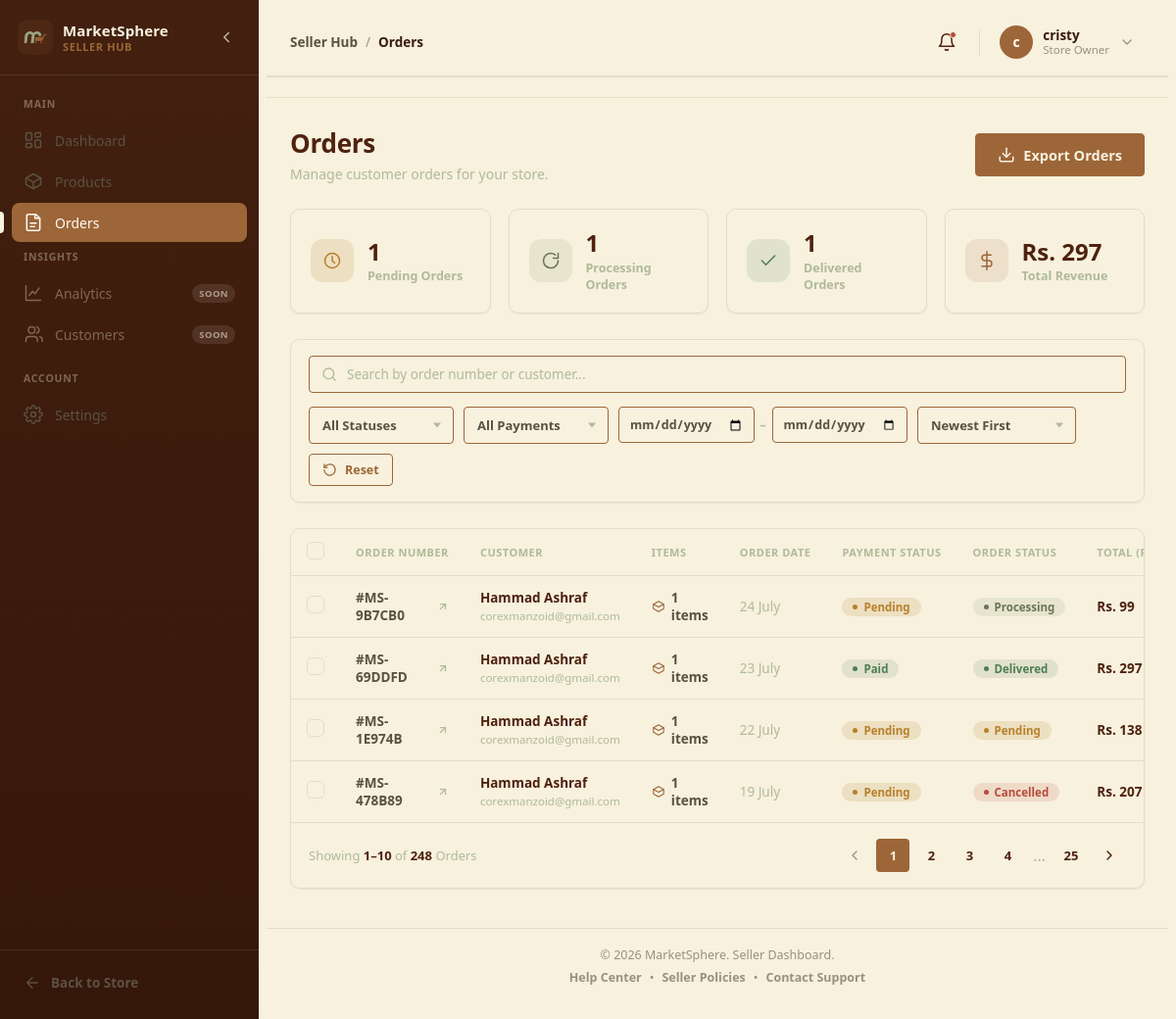
Page /seller/orders/ (signed in) on the earlier database version.
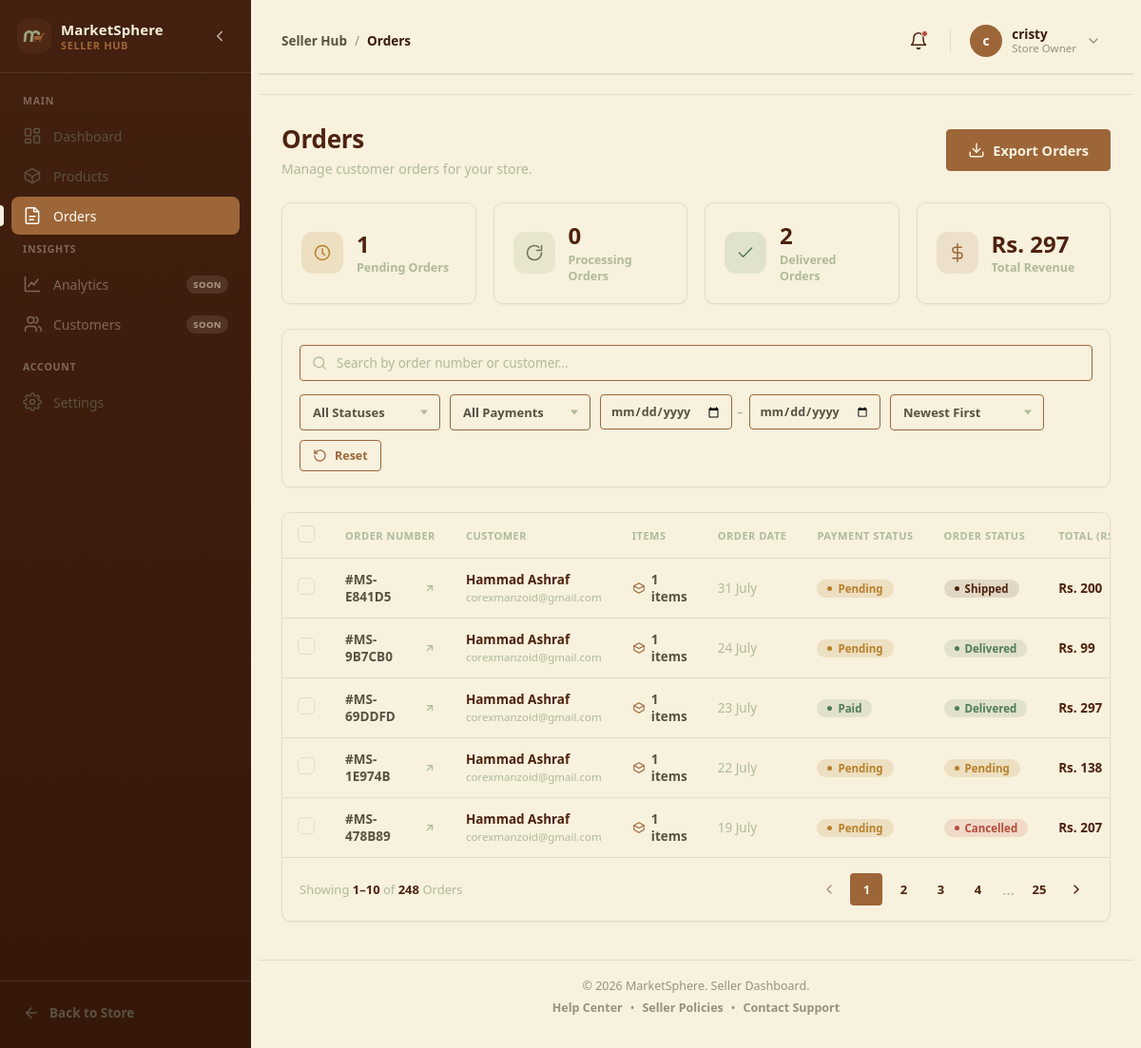
Same page on the later database version.
### orders/models.py (models this page shows, shortened)
class SellerOrder(models.Model):
    class Status(models.TextChoices):
        PENDING = "pending", "Pending"
        CONFIRMED = "confirmed", "Confirmed"
        PROCESSING = "processing", "Processing"
        SHIPPED = "shipped", "Shipped"
        DELIVERED = "delivered", "Delivered"
        CANCELLED = "cancelled", "Cancelled"
    order = models.ForeignKey(
        Order, on_delete=models.CASCADE, related_name="seller_orders"
    )
    seller = models.ForeignKey(
        "accounts.Seller", on_delete=models.CASCADE, related_name="orders"
    )
    status = models.CharField(
        max_length=20, choices=Status.choices, default=Status.PENDING
    )
    subtotal = models.DecimalField(max_digits=10, decimal_places=2, default=0)
    shipping_cost = models.DecimalField(max_digits=10, decimal_places=2, default=0)
    discount = models.DecimalField(max_digits=10, decimal_places=2, default=0)
    tax = models.DecimalField(max_digits=10, decimal_places=2, default=0)
    total = models.DecimalField(max_digits=10, decimal_places=2, default=0)
    tracking_number = models.CharField(max_length=100, blank=True)
    courier = models.CharField(max_length=100, blank=True)
    shipped_at = models.DateTimeField(blank=True, null=True)
    delivered_at = models.DateTimeField(blank=True, null=True)
    estimated_delivery = models.DateField(null=True, blank=True)
    shipping_notes = models.TextField(blank=True)
    created_at = models.DateTimeField(auto_now_add=True)
    updated_at = models.DateTimeField(auto_now=True)
    class Meta:
        unique_together = ("order", "seller")

class Order(models.Model):
    class PaymentStatus(models.TextChoices):
        UNPAID = "unpaid", "Unpaid"
        PAID = "paid", "Paid"
        REFUNDED = "refunded", "Refunded"
    user = models.ForeignKey(
        settings.AUTH_USER_MODEL, on_delete=models.CASCADE, related_name="orders"
    )
    order_number = models.CharField(max_length=64, unique=True)
    payment_status = models.CharField(
        max_length=20, choices=PaymentStatus.choices, default=PaymentStatus.UNPAID
    )
    subtotal = models.DecimalField(max_digits=10, decimal_places=2, default=0)
    shipping_cost = models.DecimalField(max_digits=10, decimal_places=2, default=0)
    discount = models.DecimalField(max_digits=10, decimal_places=2, default=0)
    tax = models.DecimalField(max_digits=10, decimal_places=2, default=0)
    total = models.DecimalField(max_digits=10, decimal_places=2, default=0)
    shipping_name = models.CharField(max_length=255)
    shipping_phone = models.CharField(max_length=32, blank=True, null=True)
    shipping_address = models.CharField(max_length=512)
    shipping_city = models.CharField(max_length=255)
    shipping_postal_code = models.CharField(max_length=20, blank=True, null=True)
    notes = models.TextField(blank=True, null=True)
    created_at = models.DateTimeField(auto_now_add=True)
    updated_at = models.DateTimeField(auto_now=True)
    @property
    def overall_status(self):
        statuses = list(self.seller_orders.values_list("status", flat=True))
        if not statuses:
            return None
        unique = set(statuses)
        if len(unique) == 1:
            return statuses[0]

### accounts/models.py (models this page shows)
class User(AbstractUser):
    class AccountStatus(models.TextChoices):
        UNVERIFIED = "UNVERIFIED", "Unverified"
        VERIFIED = "VERIFIED", "Verified"
        SUSPENDED = "SUSPENDED", "Suspended"
        DEACTIVATED = "DEACTIVATED", "Deactivated"
        BLOCKED = "BLOCKED", "Blocked"
    contact = models.CharField(max_length=20, blank=True)
    profile_image_url = models.URLField(blank=True, null=True, max_length=500)
    account_status = models.CharField(
        max_length=20,
        choices=AccountStatus.choices,
        default=AccountStatus.UNVERIFIED,
    )

### seller_dashboard/views.py (the view)
# urls.py: path("", views.orders, name="orders"),
def orders(request):
    return render(request, "orders/list.html")

### accounts/context_processors.py (called while the page is built)
def seller_context(request):
    if request.user.is_authenticated:
        seller = getattr(request.user, "seller_profile", None)
    else:
        seller = None
    return {
        "seller": seller,
    }

### admin_panel/context_processors.py (called while the page is built)
def _calculate_change(current, previous, is_decimal=False):
    if previous > 0:
        return ((current - previous) / previous) * 100
    if is_decimal:
        return Decimal("100.00") if current > 0 else Decimal("0.00")
    return 100 if current > 0 else 0

### orders/services.py (called while the page is built)
def get_seller_orders(seller):
    return (
        SellerOrder.objects.filter(seller=seller)
        .select_related(
            "order",
            "order__user",
        )
        .prefetch_related(
            "items",
            "items__product",
        )
        .order_by("-created_at")
    )

### products/context_processors.py (called while the page is built)
def categories(request):
    user = request.user
    return {
        "categories": get_all_categories(),
        "brands": get_all_brands(),
        "wishlist_count": wishlist_count(user) if user.is_authenticated else 0,
        "cart_count": cart_count(user) if user.is_authenticated else 0,
    }

### products/services.py (called while the page is built)
def get_all_brands():
    brands = Brand.objects.filter(is_active=True)
    return brands

### seller_dashboard/templates/orders/list.html (shortened to what the changed rows need)
{% extends 'base_dashboard.html' %}
{% load static %}
{% block active_page %}
  orders
{% endblock %}
{% block css %}
  <link rel="stylesheet" href="{% static 'css/seller_orders.css' %}" />
{% endblock %}
{% block seller_content %}
  <div class="so-page">
    <section class="so-header so-reveal" aria-label="Orders header">
      <div class="so-header-text">
        <h1 class="so-header-title">Orders</h1>
      </div>
    </section>
    <section class="so-stats-grid so-reveal" aria-label="Order statistics">
      <div class="so-stat-card">
        <div class="so-stat-body">
          <span class="so-stat-value">{{ dashboard_processing_orders }}</span>
          <span class="so-stat-label">Processing Orders</span>
        </div>
      </div>
      <div class="so-stat-card">
        <div class="so-stat-body">
          <span class="so-stat-value">{{ dashboard_completed_orders }}</span>
          <span class="so-stat-label">Delivered Orders</span>
        </div>
      </div>
    </section>
    <section class="so-table-card so-reveal" aria-label="Orders table">
      <div class="so-table-wrap">
        <table class="so-table" id="soOrdersTable">
          <thead>
            <tr>
              <th scope="col" class="so-col-checkbox">
                <label class="so-checkbox">
                  <span class="so-checkbox-box"></span>
                </label>
              </th>
              <th scope="col">Order Number</th>
              <th scope="col">Customer</th>
              <th scope="col">Items</th>
              <th scope="col">Order Date</th>
              <th scope="col">Payment Status</th>
              <th scope="col">Order Status</th>
              <th scope="col">Total (Rs.)</th>
            </tr>
          </thead>
          <tbody id="soOrdersTableBody">
            {% for orderItem in dashboard_seller_orders %}
              <tr class="so-row" data-order-number="MS-{{ orderItem.order.order_number }}" data-customer-name="{{ orderItem.order.user.username }}">
                <td data-label="">
                  <label class="so-checkbox">
                    <span class="so-checkbox-box"></span>
                  </label>
                </td>
                <td data-label="Order">
                  <a href="{% url "order-detail" order_no=orderItem.order.order_number %}" class="so-order-number-link" data-view-order="{{ orderItem.order.order_number }}">
                    #MS-{{ orderItem.order.order_number|slice:6 }}
                    <svg viewBox="0 0 24 24" width="12" height="12" fill="none" stroke="currentColor" stroke-width="2.5" stroke-linecap="round" stroke-linejoin="round">
                      <path d="M7 17 17 7"></path>
                      <path d="M7 7h10v10"></path>
                    </svg>
                  </a>
                </td>
                <td data-label="Customer">
                  <span class="so-customer-name">{{ orderItem.order.user.first_name }} {{ orderItem.order.user.last_name }}</span>
                  <span class="so-customer-email">{{ orderItem.order.user.email }}</span>
                </td>
                <td data-label="Items">
                  <span class="so-items-count">
                    <svg viewBox="0 0 24 24" width="14" height="14" fill="none" stroke="currentColor" stroke-width="1.8" stroke-linecap="round" stroke-linejoin="round">
                      <path d="M21 8 12 3 3 8l9 5 9-5Z"></path>
                      <path d="M3 8v8l9 5 9-5V8"></path>
                    </svg>{{ orderItem.items.count }} items
                  </span>
                </td>
                <td data-label="Date">
                  <span class="so-date">{{ orderItem.order.created_at|date:'j F' }}</span>
                </td>
                {% if orderItem.order.payment_status == 'paid' %}
                  <td data-label="Payment">
                    <span class="so-badge so-badge-paid">Paid</span>
                  </td>
                {% elif orderItem.order.payment_status == 'unpaid' %}
                  <td data-label="Payment">
                    <span class="so-badge so-badge-payment-pending">Pending</span>
                  </td>
                {% elif orderItem.order.payment_status == 'refunded' %}
                  <td data-label="Payment">
                    <span class="so-badge so-badge-refunded">Refunded</span>
                  </td>
                {% endif %}
                <td data-label="Status">
                  {% if orderItem.order.overall_status %}
                    <span class="so-badge so-badge-{{ orderItem.order.overall_status }}">{{ orderItem.order.overall_status|title }}</span>
                  {% endif %}
                </td>
                <td data-label="Total">
                  <span class="so-total">Rs. {{ orderItem.total|floatformat:0 }}</span>
                </td>
              </tr>
            {% endfor %}
          </tbody>
        </table>
      </div>
    </section>
  </div>
{% endblock %}

Differences in the rows shown:
added SellerOrder: order.order_number "E841D5", order.user.first_name "Hammad", order.user.last_name "Ashraf", order.user.email "corexmanzoid@gmail.com", items.count "1", order.created_at "31 July", shows "Pending", order.overall_status "Shipped", total "200"
changed SellerOrder "9B7CB0": order.overall_status "Processing" → "Delivered"
Other differences:
{{ dashboard_processing_orders }}: "1" → "0"
{{ dashboard_completed_orders }}: "1" → "2"
